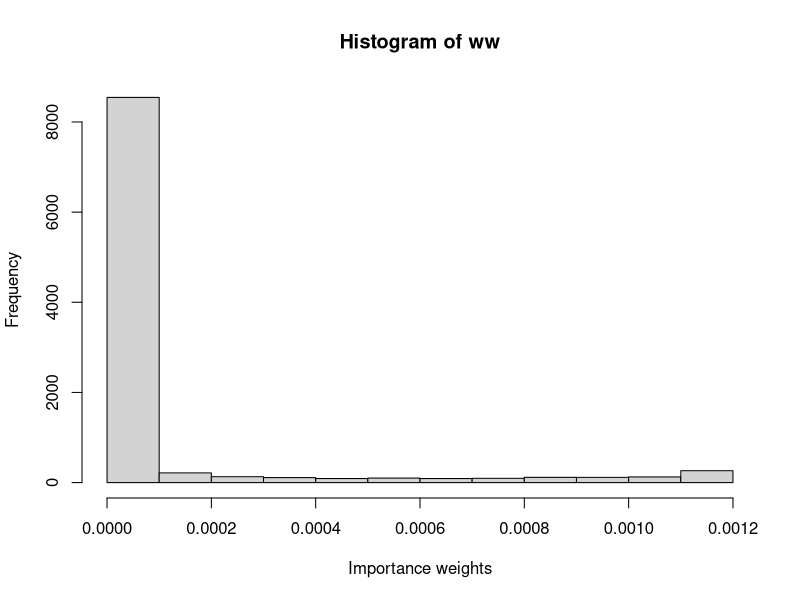
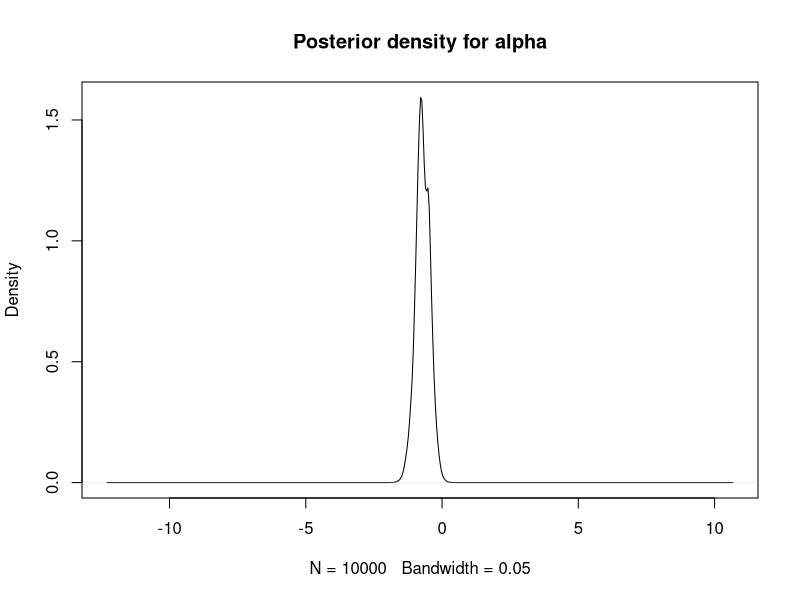
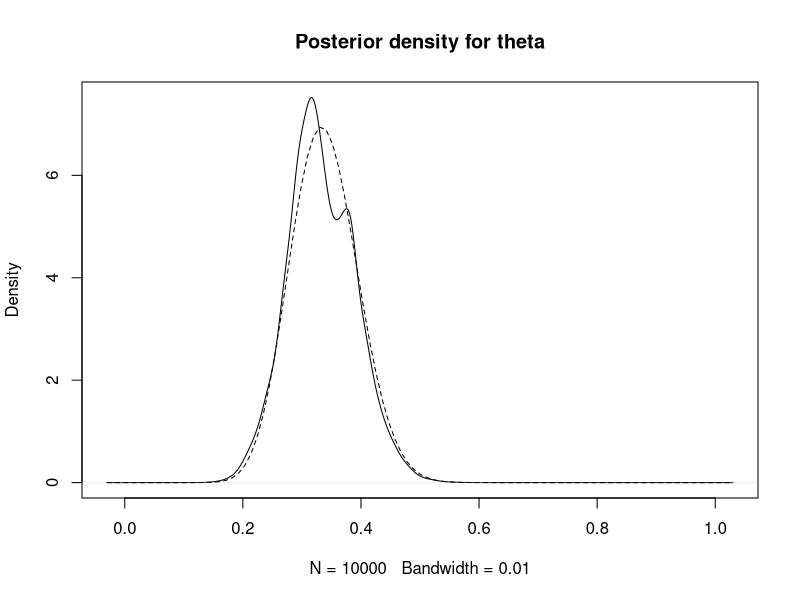

Recreate these plots in R, in order. (Note: this script raises an error after producing the figures.)
## ---- chunk 1
data <- data.frame(MMs = c(20, 22, 24), red = c(5, 8, 9))
## ---- chunk 2
n_simulations <- 10000
set.seed(12)
# The two proposed sampling distribution means - uncomment the one you want
alpha_sim_mean <- 0
#alpha_sim_mean <- -1.5
alpha_sim <- rnorm(n_simulations,alpha_sim_mean,sqrt(1/0.1))

# Log-Likelihood (for each value of theta_sim/alpha_sim)
loglik_binom <- sapply(alpha_sim, function(ALPHA) {
  theta_sim <- plogis(ALPHA)
  sum(dbinom(data$red, data$MMs, theta_sim, log = TRUE))
})

# Log-weights: log-lik + log-prior - log-sampling_distr
log_ww <- loglik_binom + dnorm(alpha_sim, 0, sqrt(1/0.001), log = TRUE) - dnorm(alpha_sim,alpha_sim_mean,sqrt(1/0.1),log=TRUE)

# Re-scale weights to sum to one
log_ww <- log_ww - max(log_ww)
ww <- exp(log_ww)
ww <- ww / sum(ww)

## ---- chunk 3
hist(ww, xlab = "Importance weights")
## ---- chunk 4
# Posterior mean
post_mean <- sum(alpha_sim * ww)
post_mean 

# Posterior variance
post_var <- sum(alpha_sim^2 * ww)- post_mean^2
post_var

# Posterior mean - on theta
theta_sim <- plogis(alpha_sim)
post_mean <- sum(theta_sim * ww)
post_mean 

# Posterior variance - on theta
post_var <- sum(theta_sim^2 * ww)- post_mean^2
post_var
## ---- chunk 5
plot(density(alpha_sim, weights = ww, bw = 0.05), main = "Posterior density for alpha")
## ---- chunk 6
plot(density(theta_sim, weights = ww, bw = 0.01), main = "Posterior density for theta")
curve(dbeta(x, sum(data$red) + 1, sum(data$MMs) -sum(data$red) + 1), lty = 2, add = TRUE)
## ---- chunk 7
ESS <- function(ww){
  (sum(ww)^2)/sum(ww^2)
}
ESS(ww)
n_simulations
## ---- chunk 8
#Proposal distribution: sampling
rq <- function(alpha) {
  res <- rnorm(1, alpha, sqrt(1 / 0.1)) #Sample alpha

  return(res)
}

#Proposal distribution: log-density
logdq <- function(new.alpha, alpha) {
  res <- dnorm(new.alpha, alpha, sd = sqrt(1 / 0.1), log = TRUE)
}

#Prior distribution
logprior <- function(alpha) {
  res <- dnorm(alpha, 0, sd = sqrt(1 / 0.001), log = TRUE) #alpha

  return(res)
}

#LogLikelihood
loglik <- function(alpha) {
  res <- sum(log)
  theta_sim <- plogis(alpha)
  sum(dbinom(data$red, data$MMs, theta_sim, log = TRUE))
}
## ---- chunk 9
#Number of iterations
n.iter <- 40500

#Simulations of the parameter
alpha <- as.list(rep(NA, n.iter))

#Initial value
alpha[[1]] <- c(0.0, 1)

for(i in 2:n.iter) {
  new.alpha <- rq(alpha[[i - 1]])
  
  #Log-Acceptance probability
  logacc.prob <- loglik(new.alpha) + logprior(new.alpha) + logdq(alpha[[i - 1]], new.alpha)
  logacc.prob <- logacc.prob - loglik(alpha[[i - 1]]) - logprior(alpha[[i - 1]]) - 
    logdq(new.alpha, alpha[[i - 1]])
  logacc.prob <- min(0, logacc.prob)#0 = log(1)
  
  if(log(runif(1)) < logacc.prob) {
    #Accept
    alpha[[i]] <- new.alpha
  } else {
    #Reject
    alpha[[i]] <- alpha[[i - 1]]
  }
}
## ---- chunk 10
#Remove burn-in
alpha <- alpha[-c(1:500)]

#Thinning
alpha <- alpha[seq(1, length(alpha), by = 10)]

#Use matrix format
alpha <- do.call(rbind, alpha)

#Summary statistics
apply(alpha, 2, summary)

par(mfrow = c(2, 2))
#Mean
plot(alpha[, 1], type = "l", main = "MCMC samples",
  ylab = expression(alpha))
plot(density(alpha[, 1]), main = "Posterior density",
  xlab = expression(alpha))
## ---- chunk 11
data <- data.frame(Us = c(25, 29, 27, 27, 25, 27, 22, 26, 27, 29, 23, 28, 25,
  24, 22, 25, 23, 29, 23, 28, 21, 29, 28, 23, 28))
y <- data$Us
